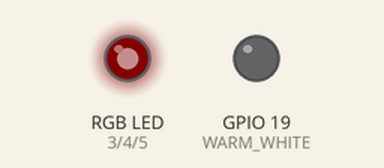
Recording of a sketch running on a simulated ESP32-C3. Parts: an RGB LED mixed from three pins (HIGH = lit), output pins drawn as LEDs (lit = HIGH). Dim RGB values are drawn brighter than linear; pins used as bus, display or sensor lines are not drawn.

Above: at 0.15 s.
At 3.75 s:
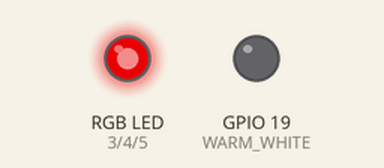
At 7.65 s:
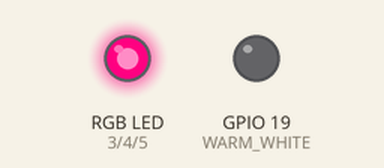
At 15.46 s:
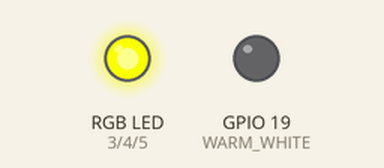
At 22.97 s:
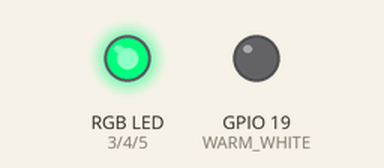
At 30.7 s:
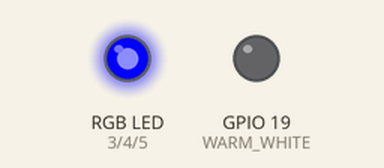
Timing chart, 0 to 40.0 s (numbered marks = the images above):
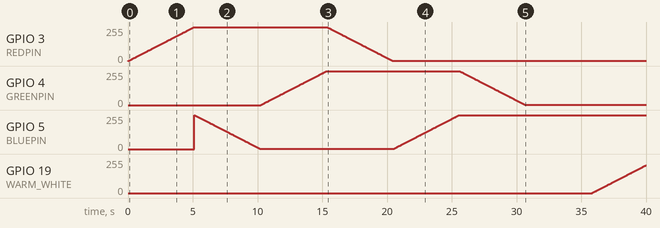

The sketch:

ESP32-C3_WITH_BOARD_RGB_LED_FADE.ino
```cpp
// (licence header left out)
 /*
  * ESP32 C3 板载RGB LED颜色渐变
  */

#define REDPIN 3
#define GREENPIN 4
#define BLUEPIN 5
#define COLD_WHITE 18
#define WARM_WHITE 19


#define FADESPEED 20     // make this higher to slow down

void setup() {
        pinMode(REDPIN, OUTPUT);
        pinMode(GREENPIN, OUTPUT);
        pinMode(BLUEPIN, OUTPUT);
        pinMode(COLD_WHITE, OUTPUT);
        pinMode(WARM_WHITE, OUTPUT);
}


void loop() {
        int r, g, b, cw, ww;

        // fade from blue to violet
        // 从蓝色过度到紫色
        for (r = 0; r < 256; r++) {
                analogWrite(REDPIN, r);
                analogWrite(COLD_WHITE, 0);
                analogWrite(WARM_WHITE, 0);
                delay(FADESPEED);
        }
        // fade from violet to red
        // 从紫色过度到红色
        for (b = 255; b > 0; b--) {
                analogWrite(BLUEPIN, b);
                analogWrite(COLD_WHITE, 0);
                analogWrite(WARM_WHITE, 0);
                delay(FADESPEED);
        }
        // fade from red to yellow
        // 从红色过度到黄色
        for (g = 0; g < 256; g++) {
                analogWrite(GREENPIN, g);
                analogWrite(COLD_WHITE, 0);
                analogWrite(WARM_WHITE, 0);
                delay(FADESPEED);
        }
        // fade from yellow to green
        // 从黄色过度到绿色
        for (r = 255; r > 0; r--) {
                analogWrite(REDPIN, r);
                analogWrite(COLD_WHITE, 0);
                analogWrite(WARM_WHITE, 0);
                delay(FADESPEED);
        }
        // fade from green to teal
        // 从绿色过度到蓝绿色
        for (b = 0; b < 256; b++) {
                analogWrite(BLUEPIN, b);
                analogWrite(COLD_WHITE, 0);
                analogWrite(WARM_WHITE, 0);
                delay(FADESPEED);
        }
        // fade from teal to blue
        // 从蓝绿色过度到蓝色
        for (g = 255; g > 0; g--) {
                analogWrite(GREENPIN, g);
                analogWrite(COLD_WHITE, 0);
                analogWrite(WARM_WHITE, 0);
                delay(FADESPEED);
        }
        // fade from off to cold white
        for (cw = 0; cw < 256; cw++) {
//                analogWrite(REDPIN, 0);
//                analogWrite(GREENPIN, 0);
//                analogWrite(BLUEPIN, 0);
                analogWrite(COLD_WHITE, cw);
                analogWrite(WARM_WHITE, 0);
                delay(FADESPEED);
        }
        // fade from off to warm white
        for (ww = 0; ww < 256; ww++) {
//                analogWrite(REDPIN, 0);
//                analogWrite(GREENPIN, 0);
//                analogWrite(BLUEPIN, 0);
                analogWrite(WARM_WHITE, ww);
                analogWrite(COLD_WHITE, 0);
                delay(FADESPEED);
        }
}
```

Measured:
- by itself, GPIO 3 (REDPIN), GPIO 4 (GREENPIN): rises from 0/255 to 255/255 in 5.1 s, then falls to 1/255 in 15.3 s
- by itself, GPIO 19 (WARM_WHITE): moves from 0/255 to 208/255 over 4.1 s
